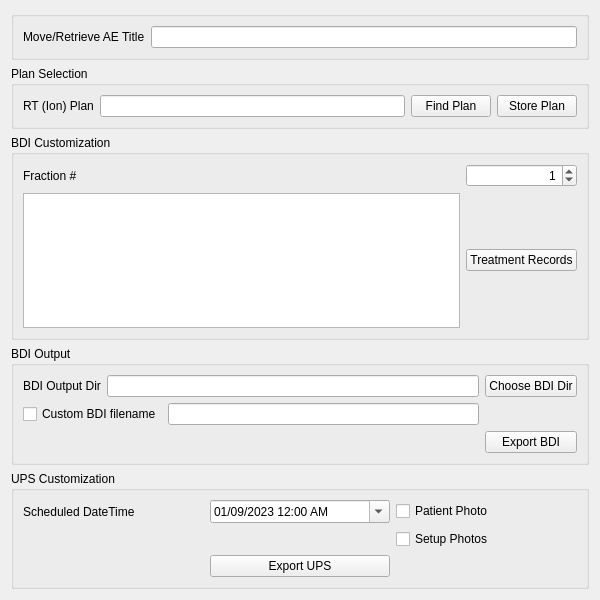
<?xml version="1.0" encoding="UTF-8"?>
<ui version="4.0">
 <class>MainBDIWidget</class>
 <widget class="QWidget" name="MainBDIWidget">
  <property name="geometry">
   <rect>
    <x>0</x>
    <y>0</y>
    <width>600</width>
    <height>600</height>
   </rect>
  </property>
  <property name="windowTitle">
   <string>RT Beams Delivery Instruction and UPS Creator</string>
  </property>
  <layout class="QVBoxLayout" name="verticalLayout_2">
   <item>
    <widget class="QGroupBox" name="group_box_main">
     <property name="title">
      <string/>
     </property>
     <layout class="QGridLayout" name="gridLayout_5">
      <item row="0" column="0">
       <widget class="QLabel" name="label_move_ae_title">
        <property name="text">
         <string>Move/Retrieve AE Title</string>
        </property>
       </widget>
      </item>
      <item row="0" column="1">
       <widget class="QLineEdit" name="line_edit_move_scp_ae_title"/>
      </item>
     </layout>
    </widget>
   </item>
   <item>
    <widget class="QGroupBox" name="group_box_plan_selection">
     <property name="title">
      <string>Plan Selection</string>
     </property>
     <layout class="QGridLayout" name="gridLayout_4">
      <item row="0" column="1">
       <widget class="QLineEdit" name="lineedit_plan_selector"/>
      </item>
      <item row="0" column="0">
       <widget class="QLabel" name="label_plan_selector">
        <property name="text">
         <string>RT (Ion) Plan</string>
        </property>
       </widget>
      </item>
      <item row="0" column="2">
       <widget class="QPushButton" name="push_button_plan_finder">
        <property name="text">
         <string>Find Plan</string>
        </property>
       </widget>
      </item>
      <item row="0" column="3">
       <widget class="QPushButton" name="push_button_send_plan">
        <property name="text">
         <string>Store Plan</string>
        </property>
       </widget>
      </item>
     </layout>
    </widget>
   </item>
   <item>
    <widget class="QGroupBox" name="group_box_bdi_variables">
     <property name="sizePolicy">
      <sizepolicy hsizetype="Preferred" vsizetype="Expanding">
       <horstretch>0</horstretch>
       <verstretch>0</verstretch>
      </sizepolicy>
     </property>
     <property name="title">
      <string>BDI Customization</string>
     </property>
     <layout class="QGridLayout" name="gridLayout_3">
      <item row="1" column="0">
       <widget class="QListView" name="list_view_treatment_records"/>
      </item>
      <item row="0" column="0">
       <widget class="QLabel" name="label_fraction_number">
        <property name="text">
         <string>Fraction #</string>
        </property>
       </widget>
      </item>
      <item row="1" column="1">
       <widget class="QPushButton" name="push_button_load_treatment_records">
        <property name="toolTip">
         <string>&lt;html&gt;&lt;head/&gt;&lt;body&gt;&lt;p&gt;Simulate a partially treated session.&lt;/p&gt;&lt;p&gt;The treatment records selected must reference the RT (Ion) Plan selected, and the Current Fraction Number in the RT (Ion) Beams Session records must match the Fraction # specified&lt;/p&gt;&lt;/body&gt;&lt;/html&gt;</string>
        </property>
        <property name="text">
         <string>Treatment Records</string>
        </property>
       </widget>
      </item>
      <item row="0" column="1">
       <widget class="QDoubleSpinBox" name="double_spin_box_fraction_number">
        <property name="alignment">
         <set>Qt::AlignRight|Qt::AlignTrailing|Qt::AlignVCenter</set>
        </property>
        <property name="decimals">
         <number>0</number>
        </property>
        <property name="value">
         <double>1.000000000000000</double>
        </property>
       </widget>
      </item>
     </layout>
    </widget>
   </item>
   <item>
    <widget class="QGroupBox" name="group_box_bdi_output">
     <property name="title">
      <string>BDI Output</string>
     </property>
     <layout class="QGridLayout" name="gridLayout_2">
      <item row="1" column="2">
       <widget class="QLineEdit" name="line_edit_bdi_filename"/>
      </item>
      <item row="0" column="3">
       <widget class="QPushButton" name="push_button_bdi_dir_finder">
        <property name="text">
         <string>Choose BDI Dir</string>
        </property>
       </widget>
      </item>
      <item row="0" column="1" colspan="2">
       <widget class="QLineEdit" name="lineedit_bdidir_selector"/>
      </item>
      <item row="0" column="0">
       <widget class="QLabel" name="label_bdi_output_dir">
        <property name="text">
         <string>BDI Output Dir</string>
        </property>
       </widget>
      </item>
      <item row="1" column="0" colspan="2">
       <widget class="QCheckBox" name="checkbox_custom_bdi_filename">
        <property name="toolTip">
         <string>&lt;html&gt;&lt;head/&gt;&lt;body&gt;&lt;p&gt;When checked, the value entered will be used for the RT Beams Delivery Instruction file name.&lt;/p&gt;&lt;p&gt;If left unchecked, the file name for the RT Beams Delivery Instruction will be of the format RB_&amp;lt;SOP Instance UID&amp;gt;.dcm&lt;/p&gt;&lt;/body&gt;&lt;/html&gt;</string>
        </property>
        <property name="text">
         <string>Custom BDI filename</string>
        </property>
       </widget>
      </item>
      <item row="2" column="3">
       <widget class="QPushButton" name="push_button_export_bdi">
        <property name="text">
         <string>Export BDI</string>
        </property>
       </widget>
      </item>
     </layout>
    </widget>
   </item>
   <item>
    <widget class="QGroupBox" name="group_box_ups">
     <property name="title">
      <string>UPS Customization</string>
     </property>
     <layout class="QGridLayout" name="gridLayout">
      <item row="1" column="2">
       <widget class="QCheckBox" name="checkbox_patient_photo">
        <property name="text">
         <string>Patient Photo</string>
        </property>
       </widget>
      </item>
      <item row="1" column="0">
       <widget class="QLabel" name="label_start_datetime">
        <property name="text">
         <string>Scheduled DateTime</string>
        </property>
       </widget>
      </item>
      <item row="2" column="2">
       <widget class="QCheckBox" name="checkbox_setup_photos">
        <property name="enabled">
         <bool>true</bool>
        </property>
        <property name="text">
         <string>Setup Photos</string>
        </property>
       </widget>
      </item>
      <item row="1" column="1">
       <widget class="QDateTimeEdit" name="datetime_edit_scheduled_datetime">
        <property name="sizePolicy">
         <sizepolicy hsizetype="Minimum" vsizetype="Fixed">
          <horstretch>0</horstretch>
          <verstretch>0</verstretch>
         </sizepolicy>
        </property>
        <property name="dateTime">
         <datetime>
          <hour>0</hour>
          <minute>0</minute>
          <second>0</second>
          <year>2023</year>
          <month>9</month>
          <day>1</day>
         </datetime>
        </property>
        <property name="displayFormat">
         <string>dd/MM/yyyy h:mm AP</string>
        </property>
        <property name="calendarPopup">
         <bool>true</bool>
        </property>
       </widget>
      </item>
      <item row="3" column="1">
       <widget class="QPushButton" name="push_button_export_ups">
        <property name="sizePolicy">
         <sizepolicy hsizetype="Minimum" vsizetype="Fixed">
          <horstretch>0</horstretch>
          <verstretch>0</verstretch>
         </sizepolicy>
        </property>
        <property name="text">
         <string>Export UPS</string>
        </property>
       </widget>
      </item>
     </layout>
    </widget>
   </item>
  </layout>
 </widget>
 <resources/>
 <connections/>
</ui>
